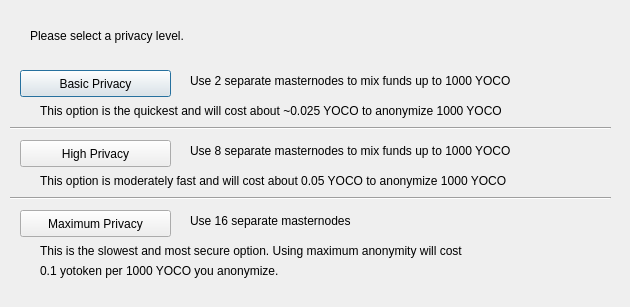
<?xml version="1.0" encoding="UTF-8"?>
<ui version="4.0">
 <class>DarksendConfig</class>
 <widget class="QDialog" name="DarksendConfig">
  <property name="geometry">
   <rect>
    <x>0</x>
    <y>0</y>
    <width>630</width>
    <height>307</height>
   </rect>
  </property>
  <property name="windowTitle">
   <string>Configure Darksend</string>
  </property>
  <widget class="QPushButton" name="buttonBasic">
   <property name="geometry">
    <rect>
     <x>20</x>
     <y>70</y>
     <width>151</width>
     <height>27</height>
    </rect>
   </property>
   <property name="text">
    <string>Basic Privacy</string>
   </property>
  </widget>
  <widget class="QPushButton" name="buttonHigh">
   <property name="geometry">
    <rect>
     <x>20</x>
     <y>140</y>
     <width>151</width>
     <height>27</height>
    </rect>
   </property>
   <property name="text">
    <string>High Privacy</string>
   </property>
  </widget>
  <widget class="QPushButton" name="buttonMax">
   <property name="geometry">
    <rect>
     <x>20</x>
     <y>210</y>
     <width>151</width>
     <height>27</height>
    </rect>
   </property>
   <property name="text">
    <string>Maximum Privacy</string>
   </property>
  </widget>
  <widget class="QLabel" name="label">
   <property name="geometry">
    <rect>
     <x>30</x>
     <y>20</y>
     <width>571</width>
     <height>31</height>
    </rect>
   </property>
   <property name="text">
    <string>Please select a privacy level.</string>
   </property>
  </widget>
  <widget class="QLabel" name="label_2">
   <property name="geometry">
    <rect>
     <x>190</x>
     <y>70</y>
     <width>421</width>
     <height>21</height>
    </rect>
   </property>
   <property name="text">
    <string>Use 2 separate masternodes to mix funds up to 1000 YOCO</string>
   </property>
  </widget>
  <widget class="QLabel" name="label_3">
   <property name="geometry">
    <rect>
     <x>190</x>
     <y>140</y>
     <width>411</width>
     <height>21</height>
    </rect>
   </property>
   <property name="text">
    <string>Use 8 separate masternodes to mix funds up to 1000 YOCO</string>
   </property>
  </widget>
  <widget class="QLabel" name="label_4">
   <property name="geometry">
    <rect>
     <x>190</x>
     <y>210</y>
     <width>421</width>
     <height>21</height>
    </rect>
   </property>
   <property name="text">
    <string>Use 16 separate masternodes</string>
   </property>
  </widget>
  <widget class="QLabel" name="label_6">
   <property name="geometry">
    <rect>
     <x>40</x>
     <y>100</y>
     <width>561</width>
     <height>21</height>
    </rect>
   </property>
   <property name="text">
    <string>This option is the quickest and will cost about ~0.025 YOCO to anonymize 1000 YOCO</string>
   </property>
  </widget>
  <widget class="QLabel" name="label_7">
   <property name="geometry">
    <rect>
     <x>40</x>
     <y>170</y>
     <width>561</width>
     <height>21</height>
    </rect>
   </property>
   <property name="text">
    <string>This option is moderately fast and will cost about 0.05 YOCO to anonymize 1000 YOCO</string>
   </property>
  </widget>
  <widget class="QLabel" name="label_8">
   <property name="geometry">
    <rect>
     <x>40</x>
     <y>240</y>
     <width>561</width>
     <height>21</height>
    </rect>
   </property>
   <property name="text">
    <string>This is the slowest and most secure option. Using maximum anonymity will cost</string>
   </property>
  </widget>
  <widget class="QLabel" name="label_9">
   <property name="geometry">
    <rect>
     <x>40</x>
     <y>260</y>
     <width>561</width>
     <height>21</height>
    </rect>
   </property>
   <property name="text">
    <string>0.1 yotoken per 1000 YOCO you anonymize.</string>
   </property>
  </widget>
  <widget class="Line" name="line">
   <property name="geometry">
    <rect>
     <x>10</x>
     <y>120</y>
     <width>601</width>
     <height>16</height>
    </rect>
   </property>
   <property name="orientation">
    <enum>Qt::Horizontal</enum>
   </property>
  </widget>
  <widget class="Line" name="line_2">
   <property name="geometry">
    <rect>
     <x>10</x>
     <y>190</y>
     <width>601</width>
     <height>16</height>
    </rect>
   </property>
   <property name="orientation">
    <enum>Qt::Horizontal</enum>
   </property>
  </widget>
 </widget>
 <resources/>
 <connections/>
</ui>
